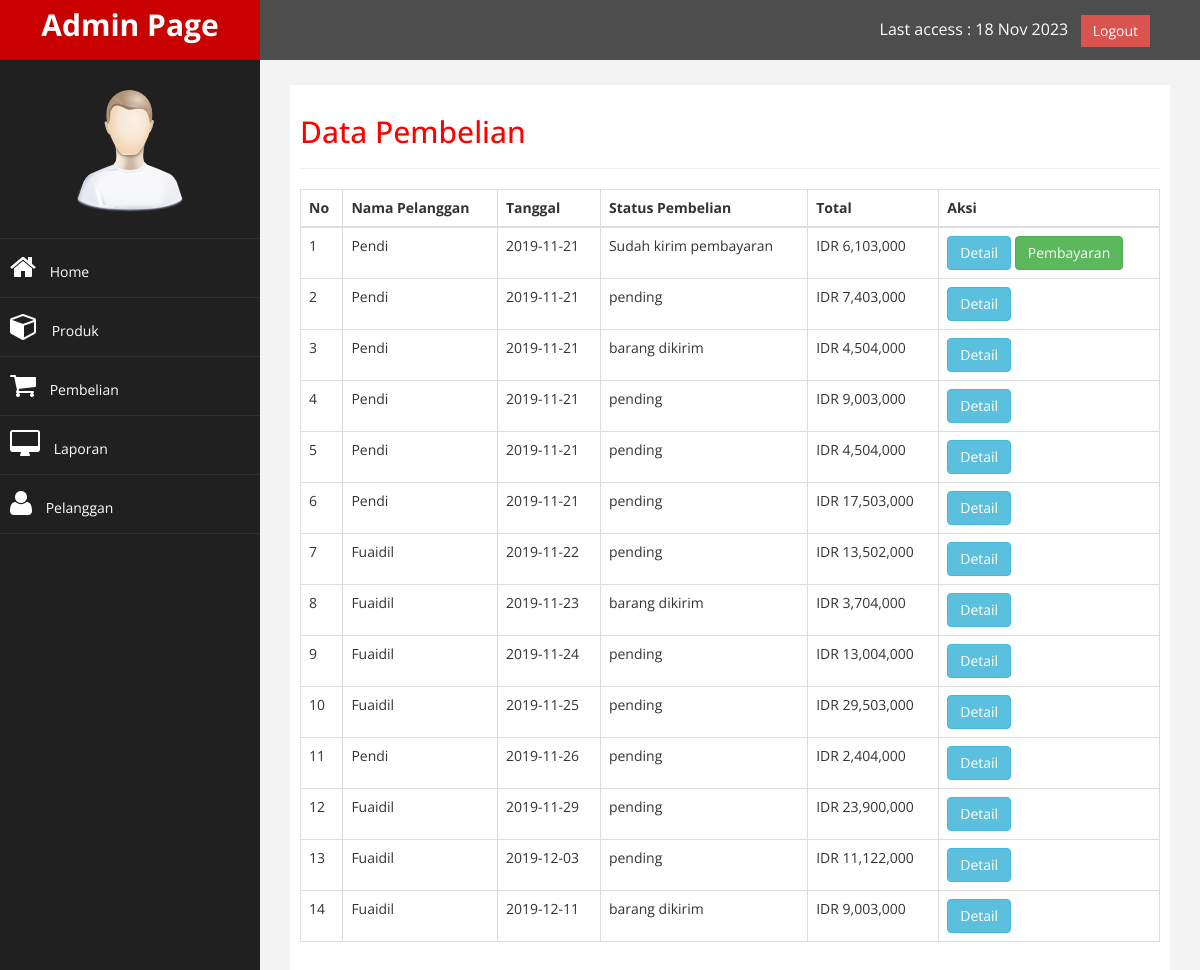
Page /admin/index.php?halaman=pembelian (signed in) on the committed database.
### tables this page shows
CREATE TABLE `pembelian` (
  `id_pembelian` int(11) NOT NULL,
  `id_pelanggan` int(11) NOT NULL,
  `id_ongkir` int(11) NOT NULL,
  `tanggal_pembelian` date NOT NULL,
  `total_pembelian` int(11) NOT NULL,
  `nama_kota` varchar(100) NOT NULL,
  `tarif` int(11) NOT NULL,
  `alamat` text NOT NULL,
  `status_pembelian` varchar(100) NOT NULL DEFAULT 'pending',
  `resi_pengiriman` varchar(100) NOT NULL
);

CREATE TABLE `pelanggan` (
  `id_pelanggan` int(11) NOT NULL,
  `email_pelanggan` varchar(100) NOT NULL,
  `password_pelanggan` varchar(50) NOT NULL,
  `nama_pelanggan` varchar(100) NOT NULL,
  `telepon_pelanggan` varchar(25) NOT NULL
);

### admin/pembelian.php (the view)
<h2>Data Pembelian</h2>
<hr>
<table class="table table-bordered">
	<thead>
		<tr>
			<th>No</th>
			<th>Nama Pelanggan</th>
			<th>Tanggal</th>
			<th>Status Pembelian</th>
			<th>Total</th>
			<th>Aksi</th>
		</tr>
	</thead>
	<tbody>
		<?php $nomor=1; ?>
		<?php $ambil = $koneksi->query("SELECT * FROM pembelian JOIN pelanggan ON pembelian.id_pelanggan=pelanggan.id_pelanggan"); ?>
		<?php while($pecah = $ambil->fetch_assoc()) : ?>
		<tr>
			<td><?= $nomor; ?></td>
			<td><?= $pecah['nama_pelanggan']; ?></td>
			<td><?= $pecah['tanggal_pembelian']; ?></td>
			<td><?= $pecah['status_pembelian'];?></td>
			<td>IDR <?= number_format($pecah['total_pembelian']); ?></td>
			<td>
				<a href="index.php?halaman=detail&id=<?php echo $pecah['id_pembelian']; ?>" class="btn btn-info">Detail</a>
				<?php if ($pecah['status_pembelian']=='Sudah kirim pembayaran'): ?>
				<a href="index.php?halaman=pembayaran&id=<?php echo $pecah['id_pembelian'] ?>" class="btn btn-success">Pembayaran</a>
				<?php endif ?>
			</td>
		</tr>
		<?php $nomor++; ?>
	<?php endwhile; ?>
	</tbody>
</table>

### admin/assets/css/custom.css (style rules this page uses)
body { font-family: 'Open Sans', sans-serif; }
h2 { color: #f00; }

### rows in the picture
pembelian: id_pelanggan.nama_pelanggan "Pendi", tanggal_pembelian "2019-11-21", status_pembelian "Sudah kirim pembayaran", total_pembelian "6,103,000"
pembelian: id_pelanggan.nama_pelanggan "Pendi", tanggal_pembelian "2019-11-21", status_pembelian "pending", total_pembelian "7,403,000"
pembelian: id_pelanggan.nama_pelanggan "Pendi", tanggal_pembelian "2019-11-21", status_pembelian "barang dikirim", total_pembelian "4,504,000"
pembelian: id_pelanggan.nama_pelanggan "Pendi", tanggal_pembelian "2019-11-21", status_pembelian "pending", total_pembelian "9,003,000"
pembelian: id_pelanggan.nama_pelanggan "Pendi", tanggal_pembelian "2019-11-21", status_pembelian "pending", total_pembelian "4,504,000"
pembelian: id_pelanggan.nama_pelanggan "Pendi", tanggal_pembelian "2019-11-21", status_pembelian "pending", total_pembelian "17,503,000"
pembelian: id_pelanggan.nama_pelanggan "Fuaidil", tanggal_pembelian "2019-11-22", status_pembelian "pending", total_pembelian "13,502,000"
pembelian: id_pelanggan.nama_pelanggan "Fuaidil", tanggal_pembelian "2019-11-23", status_pembelian "barang dikirim", total_pembelian "3,704,000"
pembelian: id_pelanggan.nama_pelanggan "Fuaidil", tanggal_pembelian "2019-11-24", status_pembelian "pending", total_pembelian "13,004,000"
pembelian: id_pelanggan.nama_pelanggan "Fuaidil", tanggal_pembelian "2019-11-25", status_pembelian "pending", total_pembelian "29,503,000"
pembelian: id_pelanggan.nama_pelanggan "Pendi", tanggal_pembelian "2019-11-26", status_pembelian "pending", total_pembelian "2,404,000"
pembelian: id_pelanggan.nama_pelanggan "Fuaidil", tanggal_pembelian "2019-11-29", status_pembelian "pending", total_pembelian "23,900,000"
pembelian: id_pelanggan.nama_pelanggan "Fuaidil", tanggal_pembelian "2019-12-03", status_pembelian "pending", total_pembelian "11,122,000"
pembelian: id_pelanggan.nama_pelanggan "Fuaidil", tanggal_pembelian "2019-12-11", status_pembelian "barang dikirim", total_pembelian "9,003,000"
